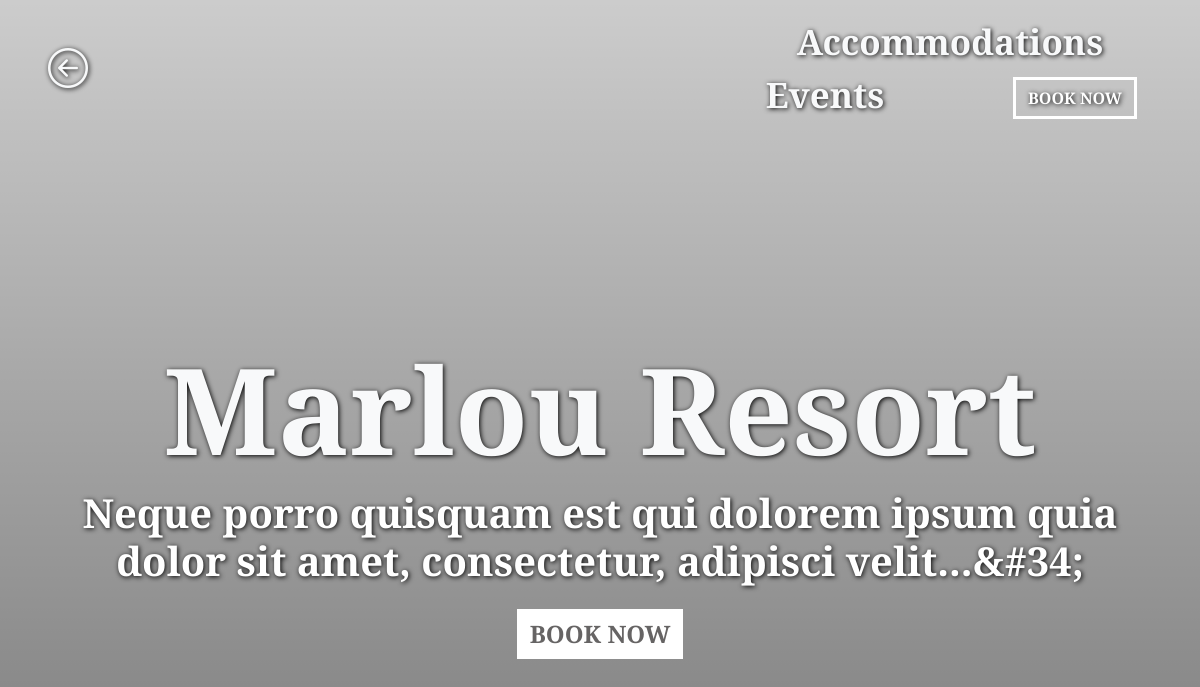
/Resort/page-1.php?businessInfoID=79, run on the app's committed database.
### tables this page shows
CREATE TABLE `business_media` (
  `MediaID` int(11) NOT NULL,
  `BusinessInfoID` int(11) NOT NULL,
  `Thumbnail` varchar(255) NOT NULL,
  `Quotation` text NOT NULL,
  `Image1` varchar(255) NOT NULL,
  `Image2` varchar(255) NOT NULL,
  `Image3` varchar(255) NOT NULL,
  `Image4` varchar(255) NOT NULL,
  `Image5` varchar(255) NOT NULL,
  `Image6` varchar(255) NOT NULL
);

CREATE TABLE `businessinformationform` (
  `BusinessInfoID` int(11) NOT NULL,
  `ApplicationID` int(11) DEFAULT NULL,
  `BusinessName` varchar(100) NOT NULL,
  `BusinessAddress` varchar(255) NOT NULL,
  `BusinessTypeID` int(11) NOT NULL,
  `BusinessEmail` varchar(100) NOT NULL,
  `BusinessContactNumber` varchar(15) NOT NULL,
  `BusinessDescription` text NOT NULL
);

### Resort/page-1.php (the view, shortened to what this page needs)
<?php
include '../includes/db.php';
$businessInfoID = isset($_GET['businessInfoID']) ? (int) $_GET['businessInfoID'] : 1;
try {
    $stmt = $pdo->prepare("
        SELECT bm.Thumbnail, bm.Quotation, bif.BusinessName
        FROM business_media bm
        JOIN businessinformationform bif ON bm.BusinessInfoID = bif.BusinessInfoID
        WHERE bif.BusinessInfoID = :businessInfoID
    ");
    $stmt->execute(['businessInfoID' => $businessInfoID]);
    $business = $stmt->fetch(PDO::FETCH_ASSOC);
} catch (PDOException $e) {
    echo "Error: " . $e->getMessage();
}
?>
<!DOCTYPE html>
<html lang="en">
<head>
    <link href="https://cdn.jsdelivr.net/npm/bootstrap@5.3.3/dist/css/bootstrap.min.css" rel="stylesheet">
    <link rel="stylesheet" href="https://cdn.jsdelivr.net/npm/bootstrap-icons@1.11.3/font/bootstrap-icons.min.css">
    <link rel="stylesheet" href="https://cdn.jsdelivr.net/npm/swiper@11/swiper-bundle.min.css" />
    <link rel="stylesheet" href="https://cdnjs.cloudflare.com/ajax/libs/font-awesome/5.15.3/css/all.min.css">
    <link rel="stylesheet" href="../../resort/new-resort-ui.css">
</head>
<body>
    <main class="content">
        <section class="first-page" id="first-page">
            <div class="container-fluid">
                <div class="row d-flex justify-content-around">
                    <div class="col-lg-4 py-3 ps-5 d-flex justify-content-start align-items-center">
                        <a href="../../resort/page-0.php?businessInfoID=<?php echo $businessInfoID; ?>"><i class="bi bi-arrow-left-circle fw-bold text-light fs-1 text-shadow-light"></i></a>
                    </div>
                    <div class="col-lg-5 py-3 ms-auto">
                        <div class="row">
                            <div class="col text-center">
                                <a href="../../resort/page-2.php" class="page-nav mx-2 text-light rounded-0 cormorant-text fw-bold text-shadow-light">Accommodations</a>
                            </div>
                            <div class="col text-center">
                                <a href="" class="page-nav mx-2 text-light rounded-0 cormorant-text fw-bold text-shadow-light">Events</a>
                            </div>
                            <div class="col text-center">
                                <a href="" class="page-nav-book btn mx-2 mt-2  rounded-0 cormorant-text fw-bold text-shadow-light">BOOK NOW</a>
                            </div>
                        </div>
                    </div>
                </div>
                <div class="first-page-title">
                    <div class="row mx-4 d-flex justify-content-center">
                        <div class="col-lg-12 d-flex justify-content-center">
                            <h1 class="title-text-1 text-light cormorant-text fw-bold text-shadow-light text-center"><?php echo htmlspecialchars($business['BusinessName']); ?></h1>
                        </div>
                        <div class="col-lg-12 d-flex justify-content-center align-items-center">
                            <h3 class="title-text-2 cormorant-text text-shadow-light text-center"><?php echo htmlspecialchars($business['Quotation']); ?></h3>
                        </div>
                        <div class="col-lg-12 mt-3 d-flex justify-content-center align-items-center">
                            <a href="page-2.php?businessInfoID=<?php echo $businessInfoID; ?>" class="btn btn-book-2 mx-2 fs-4 rounded-0 cormorant-text fw-bold text-center mb-5">BOOK NOW</a>
                        </div>
                    </div>
                </div>
            </div>
        </section>
    </main>
</body>
</html>

### Resort/new-resort-ui.css (style rules this page uses)
* { margin: 0; padding: 0; box-sizing: border-box; font-family: Arial, Helvetica, sans-serif }
.cormorant-text { font-family: "Cormorant", serif; font-optical-sizing: auto; font-weight: 1000; font-style: normal; }
body { overflow-x: hidden; position: relative; background: linear-gradient(rgba(0, 0, 0, 0.2), rgba(0, 0, 0, 0.5)), url('../../resort/resort-sea-2.jpg'); background-size: cover; background-position: center; background-attachment: fixed; background-repeat: no-repeat; }
.content { position: relative; z-index: 1; color: white; }
.page-nav-book { color: #ffffff; border: 0.2rem solid white; }
.page-nav { position: relative; text-decoration: none; display: inline-block; font-size: 35px; }
.page-nav::after { content: " "; position: absolute; bottom: 0; left: 50%; width: 0; height: 2px; background-color: rgb(255, 255, 255); transition: width 0.4s ease, left 0.4s ease; border-radius: 0.9rem; transform-origin: center; }
.first-page-title { margin-top: 200px; }
.title-text-1 { font-size: 120px; }
.title-text-2 { font-size: 40px; }
.text-shadow-light { text-shadow: 1px 1px 5px rgb(0, 0, 0); }
.btn-book-2 { font-size: 15px; color: #666464; background-color: rgb(255, 255, 255); }

### data on the page
business_media: BusinessInfoID.BusinessName "Marlou Resort", Quotation "Neque porro quisquam est qui dolorem ipsum quia dolor sit amet, consectetur, adipisci velit...&#34;"
